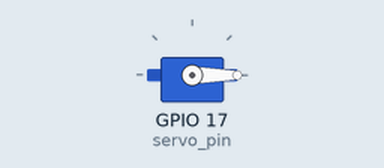
Recording of a program running on a simulated Raspberry Pi (BCM pin numbers). Shown: servo. Servo angles are drawn from the pulse width (0.5 ms = 0°, 2.5 ms = 180°); what the program prints to the terminal is not drawn.

Above: at 0.05 s.
At 3.05 s:
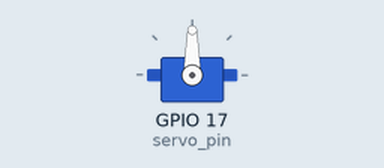
At 5.25 s:
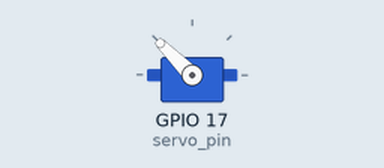
At 10.5 s:
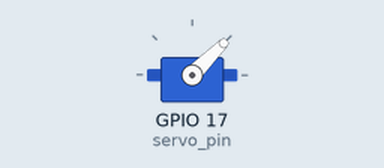
Timing chart, 0 to 15.6 s (numbered marks = the images above):
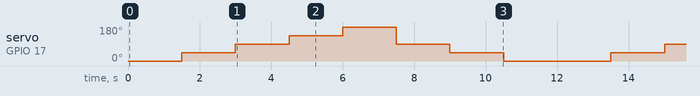

The program:

SG90.py
```python
import pigpio
import time

# 連線到 pigpiod
pi = pigpio.pi()
if not pi.connected:
    exit("無法連線到 pigpiod")

servo_pin = 17  # SG90 信號線接 GPIO17

# 角度轉微秒函式 (SG90: 0°~180° 對應 500~2500us)
def set_angle(angle):
    pulsewidth = 500 + (angle / 180.0) * 2000  # 0°->500us, 180°->2500us
    pi.set_servo_pulsewidth(servo_pin, pulsewidth)
    time.sleep(0.5)

try:
    while True:
        for angle in [0, 45, 90, 135, 180, 90, 45, 0]:
            print(f"轉到角度: {angle}°")
            set_angle(angle)
            time.sleep(1)

except KeyboardInterrupt:
    print("程式結束")

finally:
    pi.set_servo_pulsewidth(servo_pin, 0)  # 停止 PWM
    pi.stop()  # 關閉 pigpio 連線
    print("釋放 GPIO")
```

Measured:
- by itself, servo on GPIO 17 (servo_pin): repeats every 12.0 s: 90° 1.5 s, 135° 1.5 s, 180° 1.5 s, 90° 1.5 s, 45° 1.5 s, 0° 3.0 s, 45° 1.5 s
